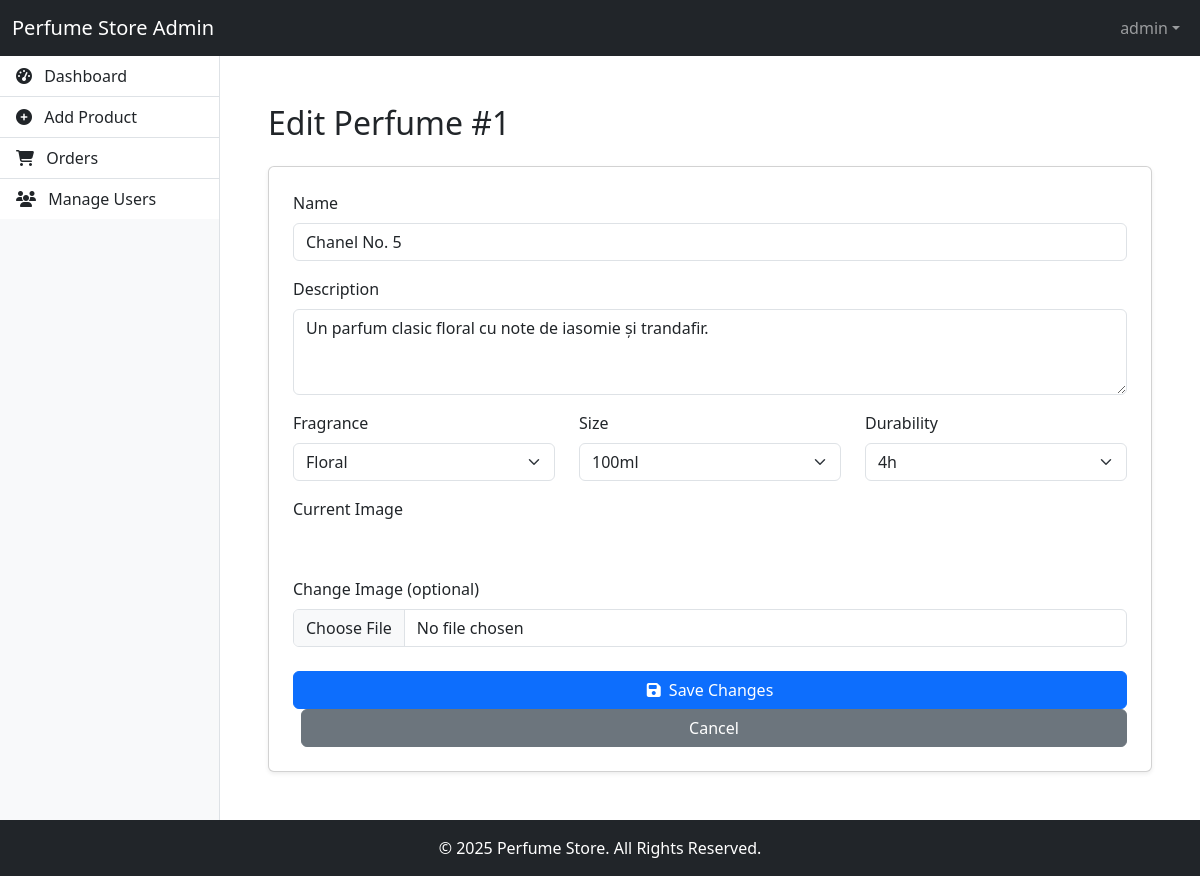
Page /admin/edit_perfume.php?id=1 (signed in) on the committed database.
### tables this page shows
CREATE TABLE `perfumes` (
  `id` int NOT NULL AUTO_INCREMENT,
  `name` varchar(100) NOT NULL,
  `description` text NOT NULL,
  `fragrance` varchar(50),
  `size` varchar(20),
  `durability` varchar(20),
  `price` decimal(10,2) NOT NULL DEFAULT 0.00,
  `stock` int NOT NULL DEFAULT 0,
  `image` varchar(255),
  `created_at` timestamp NULL DEFAULT CURRENT_TIMESTAMP,
  PRIMARY KEY (`id`)
);

### src/admin/backend/classes/perfume.php (called while the page is built, shortened)
<?php
class Perfume
{
    private \mysqli $db;
    public function __construct(\mysqli $conn)
    {
        $this->db = $conn;
    }
    public function getById(int $id): ?array
    {
        $stmt = $this->db->prepare("SELECT * FROM perfumes WHERE id = ?");
        $stmt->bind_param("i", $id);
        $stmt->execute();
        $res = $stmt->get_result();
        return $res->fetch_assoc() ?: null;
    }
}

### src/admin/edit_perfume.php (the view, shortened to what this page needs)
<?php
include_once("./../includes/db.php");
include_once("./backend/classes/perfume.php");
$model = new Perfume($conn);
$id    = (int)($_GET['id'] ?? 0);
$perfume = $model->getById($id);
include_once('./include/header.php');
include_once('./include/sidebar.php');
?>
<main class="flex-grow-1 p-4">
  <h2 class="mb-4">Edit Perfume #<?= $perfume['id'] ?></h2>
  <form method="POST" enctype="multipart/form-data" class="card p-4 shadow-sm">
    <div class="mb-3">
      <label class="form-label">Name</label>
      <input type="text"
             name="name"
             class="form-control"
             required
             value="<?= htmlspecialchars($perfume['name']) ?>">
    </div>
    <div class="mb-3">
      <label class="form-label">Description</label>
      <textarea name="description"
                class="form-control"
                rows="3"
                required><?= htmlspecialchars($perfume['description']) ?></textarea>
    </div>
    <div class="row mb-3">
      <div class="col-md-4">
        <label class="form-label">Fragrance</label>
        <select name="fragrance" class="form-select" required>
          <?php foreach (['Floral','Citrus','Woody'] as $f): ?>
            <option <?= $perfume['fragrance']===$f ? 'selected':'' ?>><?= $f ?></option>
          <?php endforeach; ?>
        </select>
      </div>
      <div class="col-md-4">
        <label class="form-label">Size</label>
        <select name="size" class="form-select" required>
          <?php foreach (['30ml','50ml','100ml'] as $s): ?>
            <option <?= $perfume['size']===$s ? 'selected':'' ?>><?= $s ?></option>
          <?php endforeach; ?>
        </select>
      </div>
      <div class="col-md-4">
        <label class="form-label">Durability</label>
        <select name="durability" class="form-select" required>
          <?php foreach (['4h','8h','12h+'] as $d): ?>
            <option <?= $perfume['durability']===$d ? 'selected':'' ?>><?= $d ?></option>
          <?php endforeach; ?>
        </select>
      </div>
    </div>
    <div class="mb-4">
      <label class="form-label">Current Image</label><br>
    </div>
    <div class="mb-4">
      <label class="form-label">Change Image (optional)</label>
      <input type="file" name="image" class="form-control" accept="image/*">
    </div>
    <button class="btn btn-primary"><i class="fa fa-save me-1"></i> Save Changes</button>
    <a href="manage_perfumes.php" class="btn btn-secondary ms-2">Cancel</a>
  </form>
</main>
<?php include_once('./include/footer.php'); ?>

### src/admin/include/header.php (style rules this page uses)
body { min-height: 100vh; }

### rows in the picture
perfumes: id "1", name "Chanel No. 5", description "Un parfum clasic floral cu note de iasomie și trandafir.", size "100ml"

### other values in the picture
$_SESSION['username'] "admin"
form field fragrance "Floral"
form field durability "4h"
